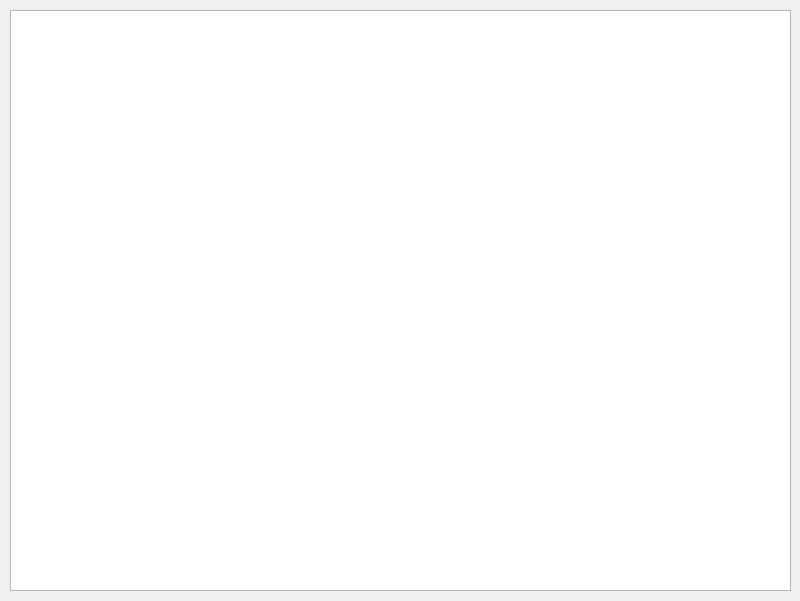
<?xml version="1.0" encoding="UTF-8"?>
<ui version="4.0">
 <class>MainWindow</class>
 <widget class="QMainWindow" name="MainWindow">
  <property name="geometry">
   <rect>
    <x>0</x>
    <y>0</y>
    <width>800</width>
    <height>601</height>
   </rect>
  </property>
  <property name="windowTitle">
   <string>MainWindow</string>
  </property>
  <widget class="QWidget" name="centralwidget">
   <widget class="QTableView" name="tableView">
    <property name="geometry">
     <rect>
      <x>10</x>
      <y>10</y>
      <width>781</width>
      <height>581</height>
     </rect>
    </property>
   </widget>
  </widget>
 </widget>
 <resources/>
 <connections/>
</ui>
